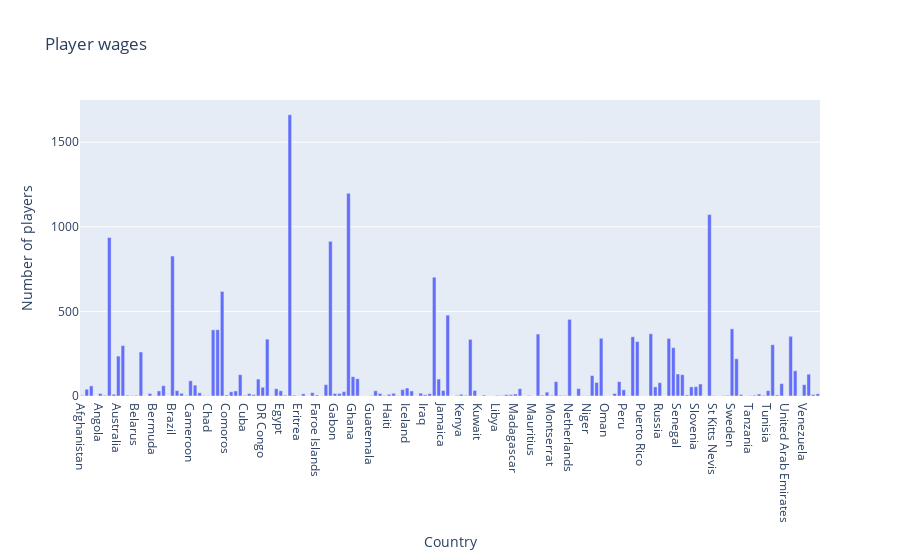

Notebook source saved alongside this figure:
### Markdown cell above
## Display the distribution of the players nationalities

- 'ID' - unique identity number of each player
- 'Nationality' - define on the basis of players.

### Code cell
test = data.filter(['ID','Nationality'])
print(test.isnull().sum())
test = pd.DataFrame(test.groupby(['Nationality']).ID.count())
test.reset_index(level=0,inplace=True)
print(test.shape)
fig = px.bar(x=test.Nationality, y=test.ID,
            title='Player wages',labels={'x':'Country','y':'Number of players'})
fig.show()

### Figure 1 — Plotly figure (JSON) as saved in the notebook; plotly's stock layout.template omitted (floating-point values rounded to 4 significant figures; data arrays with more than 128 entries replaced by an {"elided": "..."} marker saying what was removed)
{"data": [{"alignmentgroup": "True", "hovertemplate": "Country=%{x}<br>Number of players=%{y}<extra></extra>", "legendgroup": "", "marker": {"color": "#636efa"}, "name": "", "offsetgroup": "", "orientation": "v", "showlegend": false, "textposition": "auto", "type": "bar", "x": {"elided": "164 str values"}, "xaxis": "x", "y": {"elided": "164 int values"}, "yaxis": "y"}], "layout": {"autosize": true, "barmode": "relative", "legend": {"tracegroupgap": 0}, "title": {"text": "Player wages"}, "xaxis": {"anchor": "y", "autorange": true, "domain": [0, 1], "range": [-0.5, 163.5], "title": {"text": "Country"}, "type": "category"}, "yaxis": {"anchor": "x", "autorange": true, "domain": [0, 1], "range": [0, 1749.0], "title": {"text": "Number of players"}, "type": "linear"}}}
